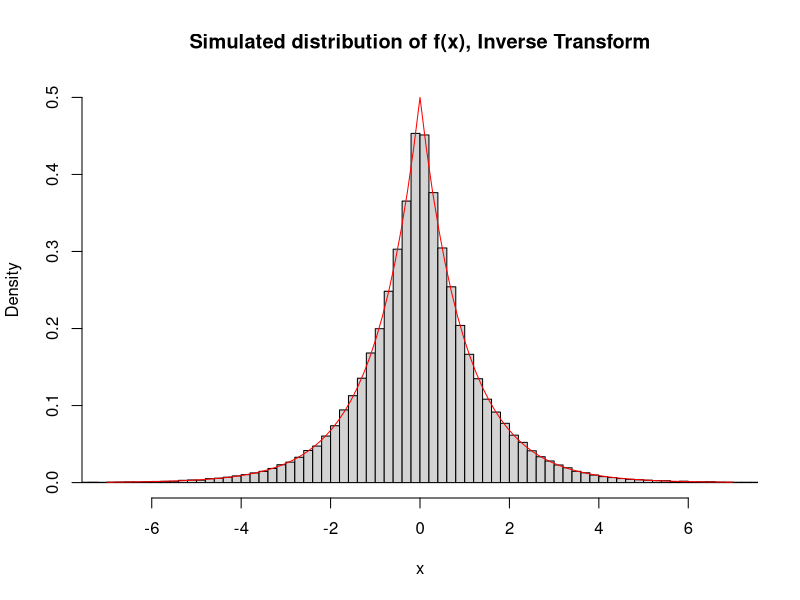
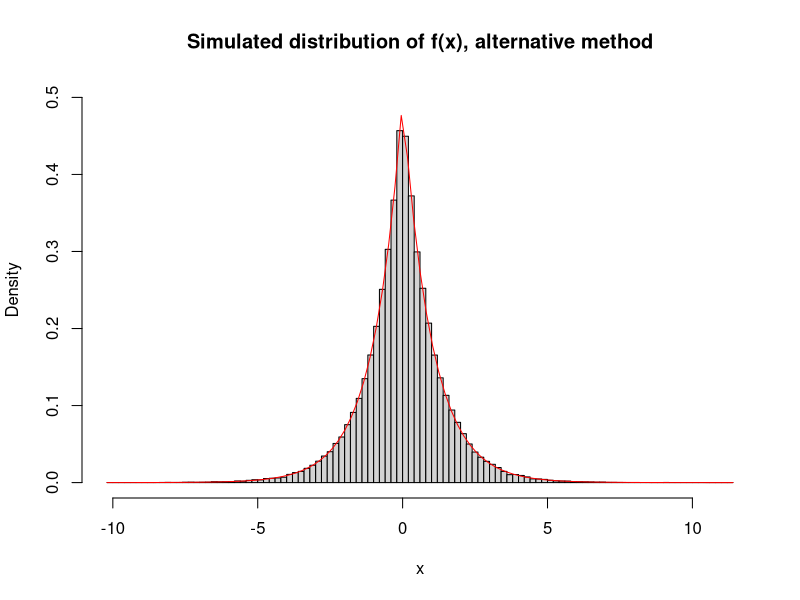
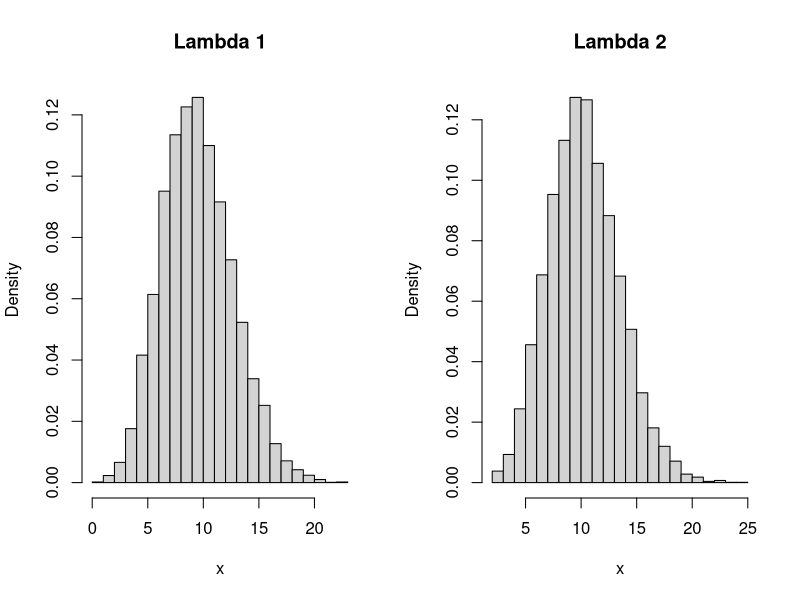
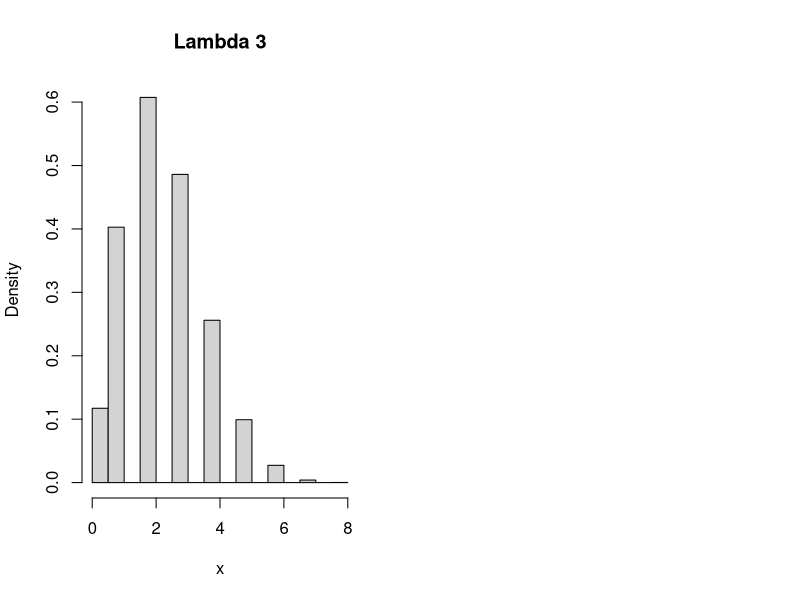
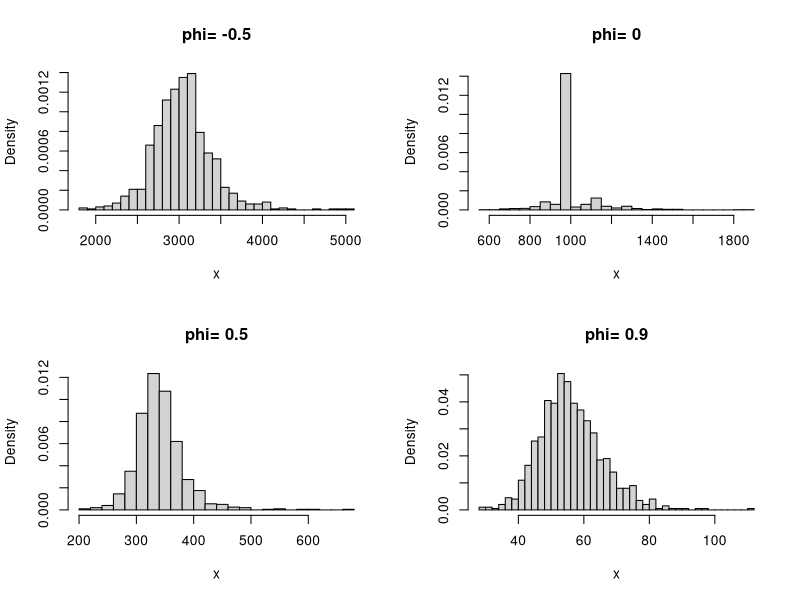

Here is the R script that generated these plots, in order:
## ---- chunk 1
knitr::opts_chunk$set(echo = TRUE)
fig.align = 'center'

## ---- chunk 2
rm(list=ls())

# Function returning n random numbers with density f(x) by the inverse transform method:
fx_pdf_IT <- function(n){
  # Generating n uniformly distrubuted random numbers between 0 and 1:
  u <- runif(n, 0, 1)
  # If/Else function returning correct transformed value considering if u is less      than or greater than 1/2:
  return(ifelse(u<1/2, log(2*u) ,-log(2-2*u)))
}

# Histogram of the 100000 random numbers with density f(x):
hist(fx_pdf_IT(100000), probability=TRUE, ylim=c(0, 0.5), xlab='x', main='Simulated distribution of f(x), Inverse Transform', breaks =100, xlim=c(-7, 7))

# Add true density function:
x <- seq(-7, 7, 0.001)
curve(0.5*exp(-abs(x)), add=T, col='red')


## ---- chunk 3

fx_pdf_alt <- function(n){
  # Chose either -1 or 1 n times with equal probability (0.5):
  r <- sample(c(-1, 1), size=n, replace = TRUE)
  # Generate n random variables from an exponential distribution with lambda=1:
  y <- rexp(n, 1)
  # Return r times y:
  return(r * y)
}

# Histogram plot of the results:
hist(fx_pdf_alt(100000), probability=TRUE, ylim=c(0, 0.5), xlab='x', main='Simulated distribution of f(x), alternative method', breaks =100)

# Add true density function:
x <- seq(-7, 7, 0.001)
curve(0.5*exp(-abs(x)), add=T, col='red')

## ---- chunk 4

# Intensity function 1:
lambda_1 <- function(t){
  return(1+0.5*cos(t * pi/5))
}

# Intensity function 2:
lambda_2 <- function(t){
  return(1+min(c(10, t))/6)
}

# non homogeneous poisson process simulation function:
NHPP <- function(a, b, lmax, lambda_f){
  if(max(lambda_f(seq(a,b,length.out = 100)))>lmax)
    stop("lmax < max(lambda_f)")
  else {
    # Number of simulations with:
    n_sim <- 3 * (b-a) * lmax
    
    # Times between events:
    t_between <- rexp(n_sim, lmax)
    t_cum <- a+cumsum(t_between)
    t_cum <- t_cum[t_cum<b]
    
    # Uniform number generation:
    u <- runif(length(t_cum))
    t_cum <- t_cum[u < lambda_f(t_cum)/lmax] 
    return(t_cum)
  }
}

par(mfrow=c(1,2))
# Creating a poisson distribution of 10000 NHPP simulationss for lambda 1:
res_1 <- vector(length=10000)
for(i in 1:length(res_1)){
  res_1[i] <- length(NHPP(a=0,b=10,lmax=2,lambda_f=lambda_1))
}

hist(res_1, prob=T, breaks =20, main='Lambda 1', xlab='x')
cat('Expected value of N1(10):', mean(res_1), '\n')

# Creating a poisson distribution of 10000 NHPP simulationss for lambda 2:
res_2 <- vector(length=10000)
for(i in 1:length(res_2)){
  res_2[i] <- length(NHPP(a=0,b=10,lmax=2,lambda_f=lambda_2))
}

hist(res_2, prob=T, breaks =20, main='Lambda 2', xlab='x')
cat('Expected value of N2(10):', mean(res_2), '\n')

## ---- chunk 5

res_3 <- vector(length=10000)
for(i in 1:length(res_3)){
  res_3[i] <- length(NHPP(a=0,b=5,lmax=2,lambda_f=lambda_1))
}
cat('Expected value of N1(5):', mean(res_3), '\n')
  
res_4 <- vector(length=10000)
for(i in 1:length(res_4)){
  res_4[i] <- length(NHPP(a=0,b=5,lmax=2,lambda_f=lambda_2))
}

cat('Expected value of N2(5):', mean(res_4))
  
## ---- chunk 6

lambda_3 <- function(t){
  return(1+t/10)
}

NHPP_N3 <- function(b, lmax, lambda_f){
  if(max(lambda_f(seq(0, b, length.out = 100)))>lmax)
    stop("lmax < max(lambda_f)")
  else {
    # Number of simulations with:
    n_sim <- 3 * (b) * lmax
    
    # Generate event times from equation (2) with 0 as first entry:
    t_b <- vector(length = n_sim)
    t_b[1] <- 0.0
    for(i in 2:n_sim){
      t_b[i] <- sqrt(t_b[i-1]^2+20*rexp(1)+20*t_b[i-1]+100) - 10
    }
    
    # Times between events:
    t_cum <- cumsum(t_b)
    t_cum <- t_cum[t_cum<b]
    
    # Uniform number generation:
    u <- runif(length(t_cum))
    t_cum <- t_cum[u < lambda_f(t_cum)/lmax] 
    return(t_cum)
  }
}

res <- vector(length=10000)
for(i in 1:length(res)){
  res[i] <- length(NHPP_N3(b=20, lmax=5, lambda_f=lambda_3))
}

hist(res, prob=T, breaks =15, main='Lambda 3', xlab='x')
cat('Expected value of N3(20):', mean(res), '\n')


## ---- chunk 7

AR_sim <- function(mu, sigma, phi, t, N){
  res_mat <- matrix(0.0, nrow=N, ncol=t)
  res_mat[,1] <- rnorm(N, mean=mu, sd=sigma)
  SD <- sqrt((1-phi^2)*sigma^2)
  
  for(n in 2:t){
    res_mat[,n] <- mu + phi*(res_mat[,n-1] - mu) + rnorm(N, mean=0.0, sd=SD)
  }
  return(res_mat)
}

## ---- chunk 8

T <- 1000
mu <- 0.0
sigma <- 1

phi_vals <- c(-0.8, 0.0, 0.8)

table_data <- matrix(nrow=3, ncol=3)

for(i in 1:length(phi_vals)){
  XT <- AR_sim(mu, sigma, phi_vals[i], T, 10000)
  M1 <- 1/T*rowSums(XT)
  M2 <- 1/T*rowSums(XT)^2
  
  # Inserting phi values, mean of M1 and mean of M2 in a table:
  table_data[i ,1] <- format(phi_vals[i], digits=2)
  table_data[i ,2] <- format(mean(M1), digits=6)
  table_data[i ,3] <- format(mean(M2), digits=6)
}

colnames(table_data) = c('phi', 'mean', 'variance')

# Creating result table:
tbl <- as.table(table_data)
print(tbl)


## ---- chunk 9
# Excplicit ESS function:
explicit_ESS <- function(T, phi){
  return(T*(1-phi)/(phi+1))
}

# ESS function from the Mandatory assigment 2 pdf:
ESS <- function(x){
  return(as.numeric(coda::effectiveSize(x)))
}

t <- 1000
sims <- 1000

for(phi in c(0.98, -0.2)){
  # Vector for storing number of samples needed:
  n_vec <- vector(length = sims)
  for(i in 1:sims){
    var_value <- 10
    n <- 1
    # While loop expanding number of samples used for each iteration:
    while(var_value > 0.25^2){
      n = n + 1
      # AR simulation matrix:
      X <- AR_sim(0.0, 1, phi, t, n)
      # Calculate M1:
      M1 <- 1/T*rowSums(X)
      # Calculate variance of M1:
      var_value <- sd(M1)^2
    }
    # Storing number of samples needed:
    n_vec[i] <- n
  }
  print(paste('phi=', phi, 'Number of samples:', mean(n_vec)), quote = F)
}

## ---- chunk 10

phi_list <- c(-0.5, 0.0, 0.5, 0.9)
t <- 1000


t_data <- matrix(nrow=length(phi_list), ncol=4)

par(mfrow=c(2,2))
for(i in 1:length(phi_list)){

  # Calculate mean of all
  X <- AR_sim(0.0, 1, phi_list[i], t, 1000)
  
  # Applying ESS function to each row in the matrix, returning a vector with the ESS of each row
  ESS_vec <- apply(X, 1, ESS)
  # Phi values:
  t_data[i, 1] <- format(phi_list[i], digits=2)
  # Explicit ESS:
  t_data[i, 2] <- format(explicit_ESS(t, phi_list[i]), digits=5)
  # ESS Estimator, taking the mean of the ESS vector:
  t_data[i, 3] <- format(mean(ESS_vec), digits=5)
  # Standard deviation:
  t_data[i, 4] <- format(sd(ESS_vec), digits=7)
  
  hist(ESS_vec, prob=T, xlab='x', main=paste('phi=', phi_list[i]), breaks = 30)
}

colnames(t_data) = c('phi', 'Explicit', 'ESS estimator mean', 'SD of estimator')

# Creating result table:
tbl <- as.table(t_data)
print(tbl)

